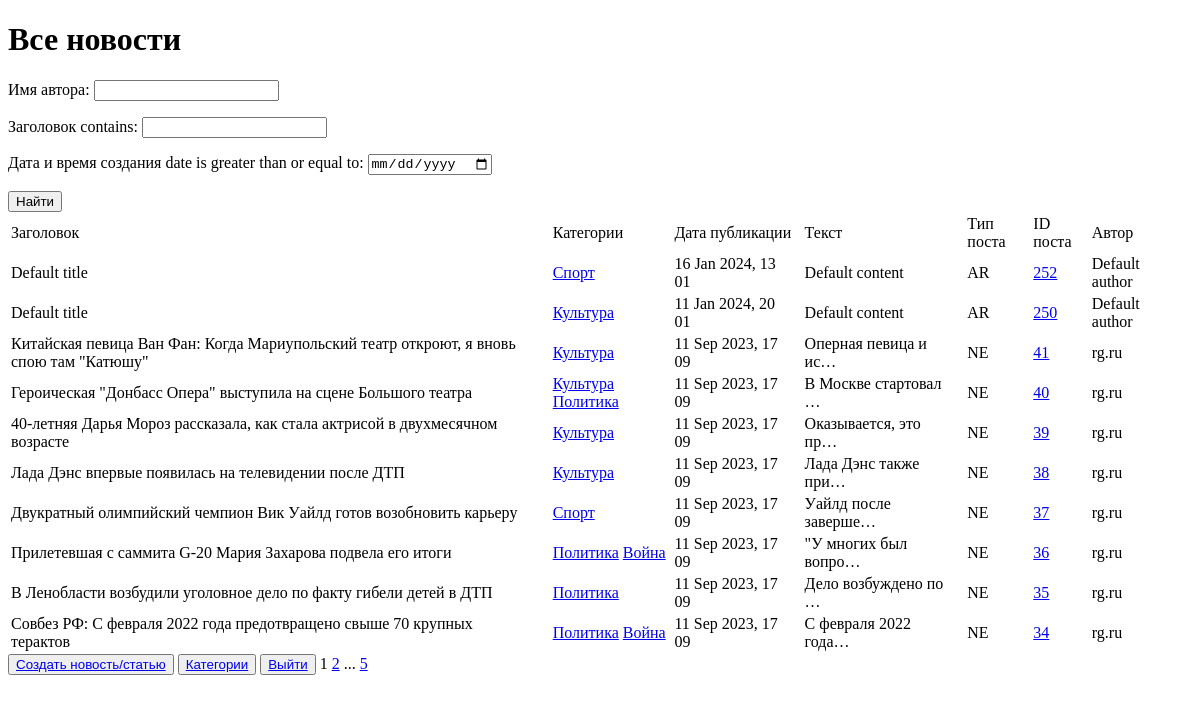
The app's page /news/ (signed in), older data.
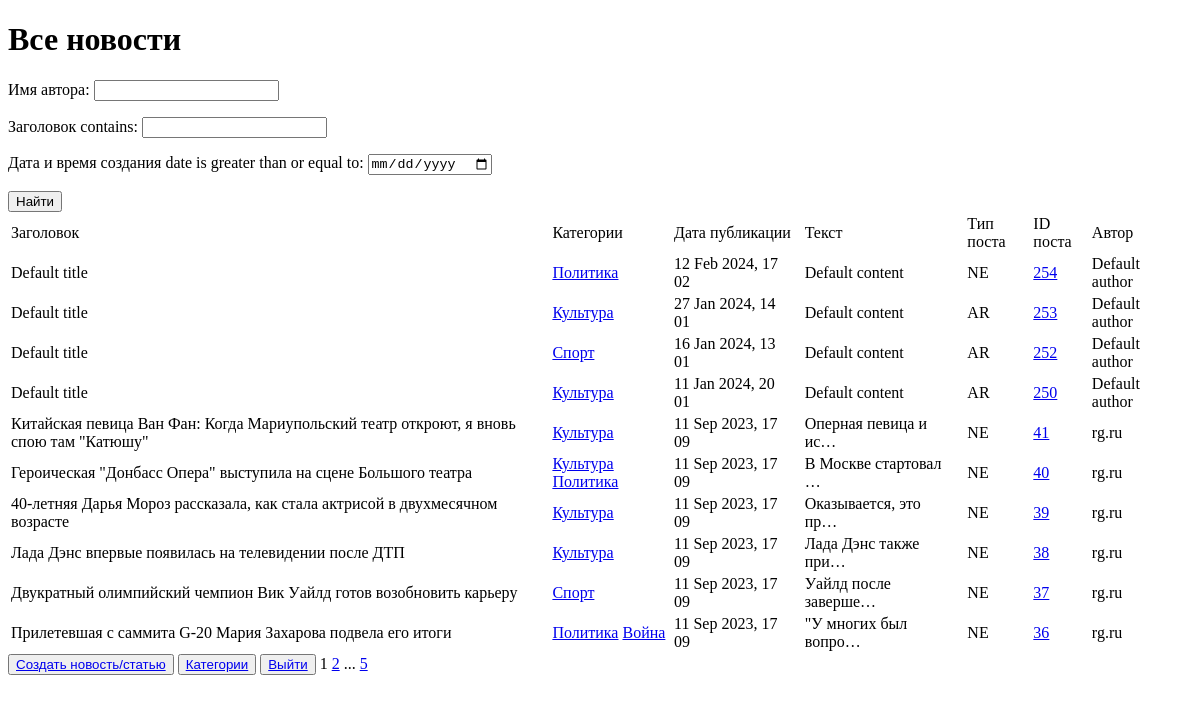
The same page, newer data.
### news/models.py (models this page shows, shortened)
class Post(models.Model):
    news = 'NE'
    article = 'AR'
    POST_TYPES = [
        (news, 'Новость'),
        (article, 'Статья')
    ]
    author = models.CharField(max_length=255, default='Default author', verbose_name='имя автора')
    post_type = models.CharField(max_length=2, choices=POST_TYPES, default=article, verbose_name='Вид поста')
    date_create = models.DateTimeField(auto_now_add=True, verbose_name='дата и время создания')
    date_update = models.DateTimeField(auto_now=True, verbose_name='дата и время изменения')
    categories = models.ManyToManyField(Category, verbose_name='Категории')
    title = models.CharField(max_length=255, default='Default title', verbose_name='заголовок')
    content = models.TextField(default='Default content', verbose_name='текст')

class Category(models.Model):
    name = models.CharField(unique = True, max_length=255, verbose_name='Категории' )
    subscribers = models.ManyToManyField(User, blank=True, null=True, related_name='Подписчики')
    def __str__(self):
        return self.name

### news/views.py (the view, shortened to what this page needs)
# urls.py: path('news/', NewsList.as_view(), name = 'news'),
class NewsList(LoginRequiredMixin, ListView):
    model = Post
    template_name = 'flatpages/news.html'
    queryset = Post.objects.order_by('-date_create')
    context_object_name = 'news'
    paginate_by = 10
    def get_queryset(self):
        queryset = super().get_queryset()
        self.filterset = PostFilter(self.request.GET, queryset)
        return self.filterset.qs
    def get_context_data(self, **kwargs):
        context = super().get_context_data(**kwargs)
        context['filterset'] = self.filterset
        return context

### news/templatetags/custom_filters.py (called while the page is built)
@register.filter()
def censor(text):
    spl_text = text.split()
    explicitwords = ['дВижения',
                     'ТраСсе',
                     'производственных',
                     'Однако',
                     'детонациЮ']
    for ex_word in explicitwords:
        ex_word = ex_word.title()
        for word in spl_text:
            word1 = word[0].upper() + word[1:]
            if word1 == ex_word:
                text = text.replace(word, word[0] + '*' * (len(word) - 1))
    """Removes all values of arg from the given string"""
    return text

### news/templatetags/custom_tags.py (called while the page is built)
@register.simple_tag(takes_context=True)
def url_replace(context, **kwargs):
   d = context['request'].GET.copy()
   for k, v in kwargs.items():
       d[k] = v
   return d.urlencode()

### templates/flatpages/news.html (shortened to what this page needs)
{% extends 'flatpages/default.html' %}
{% load custom_filters %}
{% load custom_tags %}
{% block content %}
    <h1>Все новости</h1>
    <form action="" method="get">
    {{ filterset.form.as_p }}
    <input type="submit" value="Найти"/>
    </form>
    {% if news %}
       <table>
           <tr>
               <td>Заголовок</td>
               <td>Категории</td>
               <td>Дата публикации</td>
               <td>Текст</td>
               <td>Тип поста</td>
               <td>ID поста </td>
               <td>Автор</td>
           </tr>
           {% for new in news %}
           <tr>
               <td>{{ new.title|censor }}&emsp;</td>
               <td>
                   {% for category in new.categories.all %}
                       <a href="{% url 'category_list' category.id %}">{{category}}</a>
                   {% endfor %}
               </td>
               <td>{{ new.date_create|date:'d M Y, H m'|censor}}&emsp;</td>
               <td>{{ new.content|truncatechars:20|censor }}&emsp;</td>
               <td>{{ new.post_type }}&emsp;</td>
               <td>
                   <a href="{% url 'news_detail' new.id  %}">{{new.id}}</a>
               </td>
               <td>{{ new.author }}&emsp;</td>
           </tr>
           {% endfor %}
       </table>
    {% else %}
       <h2>Новостей нет!</h2>
    {% endif %}
    <button> <a href="{% url 'news_create' %}"> Создать новость/статью </a> </button>
    <button> <a href="{% url 'category_name' %}"> Категории </a></button>
    <button> <a href="/"> Выйти </a></button>
   {{ page_obj.number }}
   {% if page_obj.has_next %}
       <a href="?{% url_replace page=page_obj.next_page_number %}">{{ page_obj.next_page_number }}</a>
       {% if paginator.num_pages != page_obj.next_page_number %}
           ...
           <a href="?{% url_replace page=page_obj.paginator.num_pages %}">{{ page_obj.paginator.num_pages }}</a>
       {% endif %}
   {% endif %}
{% endblock content %}

Row changes from the older to the newer data that the page shows:
no longer on this page (row unchanged): Post: title|censor "В Ленобласти возбудили уголовное дело по факту гибели детей в ДТП", date_create|censor "11 Sep 2023, 17 09", content|censor "Дело возбуждено по …", post_type "NE", id "35", author "rg.ru", Category (name "Политика")
no longer on this page (row unchanged): Post: title|censor "Совбез РФ: С февраля 2022 года предотвращено свыше 70 крупных терактов", date_create|censor "11 Sep 2023, 17 09", content|censor "С февраля 2022 года…", post_type "NE", id "34", author "rg.ru", Category (name "Политика"), Category (name "Война")
added Post: title|censor "Default title", date_create|censor "12 Feb 2024, 17 02", content|censor "Default content", post_type "NE", id "254", author "Default author", Category (name "Политика")
added Post: title|censor "Default title", date_create|censor "27 Jan 2024, 14 01", content|censor "Default content", post_type "AR", id "253", author "Default author", Category (name "Культура")
